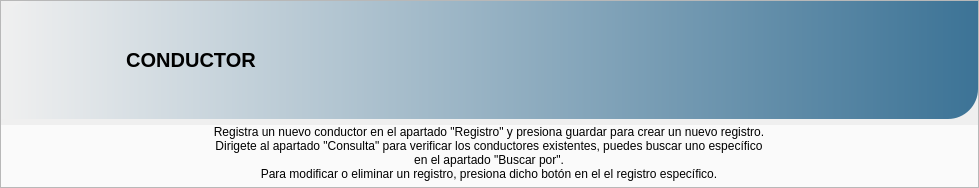
               <widget class="QFrame" name="frame_7">
                <property name="maximumSize">
                 <size>
                  <width>16777215</width>
                  <height>243</height>
                 </size>
                </property>
                <property name="frameShape">
                 <enum>QFrame::StyledPanel</enum>
                </property>
                <property name="frameShadow">
                 <enum>QFrame::Raised</enum>
                </property>
                <layout class="QVBoxLayout" name="verticalLayout_9">
                 <property name="leftMargin">
                  <number>0</number>
                 </property>
                 <property name="topMargin">
                  <number>0</number>
                 </property>
                 <property name="rightMargin">
                  <number>0</number>
                 </property>
                 <property name="bottomMargin">
                  <number>0</number>
                 </property>
                 <item>
                  <widget class="QGroupBox" name="groupBox_7">
                   <property name="maximumSize">
                    <size>
                     <width>16777215</width>
                     <height>156</height>
                    </size>
                   </property>
                   <property name="font">
                    <font>
                     <family>Arial</family>
                     <pointsize>12</pointsize>
                     <weight>75</weight>
                     <bold>true</bold>
                    </font>
                   </property>
                   <property name="styleSheet">
                    <string notr="true">background-color: qlineargradient(spread:pad, x1:0, y1:0, x2:1, y2:0, stop:0 rgba(240, 240, 240, 255), stop:1 rgba(60, 115, 150, 255));
border-top-left-radius:30px;
 border-bottom-right-radius:30px;
</string>
                   </property>
                   <property name="title">
                    <string/>
                   </property>
                   <layout class="QHBoxLayout" name="horizontalLayout_8">
                    <item>
                     <widget class="QLabel" name="label_25">
                      <property name="minimumSize">
                       <size>
                        <width>100</width>
                        <height>100</height>
                       </size>
                      </property>
                      <property name="maximumSize">
                       <size>
                        <width>100</width>
                        <height>100</height>
                       </size>
                      </property>
                      <property name="styleSheet">
                       <string notr="true">background-color: rgba(0, 0, 0, 0);</string>
                      </property>
                      <property name="text">
                       <string/>
                      </property>
                      <property name="pixmap">
                       <pixmap>images/5283021.png</pixmap>
                      </property>
                      <property name="scaledContents">
                       <bool>true</bool>
                      </property>
                     </widget>
                    </item>
                    <item>
                     <widget class="QLabel" name="label_4">
                      <property name="minimumSize">
                       <size>
                        <width>150</width>
                        <height>0</height>
                       </size>
                      </property>
                      <property name="maximumSize">
                       <size>
                        <width>81</width>
                        <height>31</height>
                       </size>
                      </property>
                      <property name="font">
                       <font>
                        <pointsize>15</pointsize>
                        <weight>75</weight>
                        <bold>true</bold>
                       </font>
                      </property>
                      <property name="autoFillBackground">
                       <bool>false</bool>
                      </property>
                      <property name="styleSheet">
                       <string notr="true">background-color: rgba(0, 0, 0, 0);
color: rgb(0, 0, 0);</string>
                      </property>
                      <property name="text">
                       <string>CONDUCTOR</string>
                      </property>
                      <property name="alignment">
                       <set>Qt::AlignCenter</set>
                      </property>
                     </widget>
                    </item>
                    <item>
                     <spacer name="horizontalSpacer_8">
                      <property name="orientation">
                       <enum>Qt::Horizontal</enum>
                      </property>
                      <property name="sizeHint" stdset="0">
                       <size>
                        <width>607</width>
                        <height>20</height>
                       </size>
                      </property>
                     </spacer>
                    </item>
                    <item>
                     <widget class="QLabel" name="label_26">
                      <property name="sizePolicy">
                       <sizepolicy hsizetype="Expanding" vsizetype="Expanding">
                        <horstretch>0</horstretch>
                        <verstretch>0</verstretch>
                       </sizepolicy>
                      </property>
                      <property name="minimumSize">
                       <size>
                        <width>90</width>
                        <height>90</height>
                       </size>
                      </property>
                      <property name="maximumSize">
                       <size>
                        <width>90</width>
                        <height>90</height>
                       </size>
                      </property>
                      <property name="styleSheet">
                       <string notr="true">background-color: rgba(0, 0, 0,0);</string>
                      </property>
                      <property name="text">
                       <string/>
                      </property>
                      <property name="pixmap">
                       <pixmap>images/6070696.png</pixmap>
                      </property>
                      <property name="scaledContents">
                       <bool>true</bool>
                      </property>
                      <property name="alignment">
                       <set>Qt::AlignCenter</set>
                      </property>
                     </widget>
                    </item>
                   </layout>
                  </widget>
                 </item>
                 <item>
                  <widget class="QGroupBox" name="groupBox_23">
                   <property name="minimumSize">
                    <size>
                     <width>0</width>
                     <height>0</height>
                    </size>
                   </property>
                   <property name="maximumSize">
                    <size>
                     <width>16777215</width>
                     <height>85</height>
                    </size>
                   </property>
                   <property name="font">
                    <font>
                     <pointsize>10</pointsize>
                    </font>
                   </property>
                   <property name="styleSheet">
                    <string notr="true">background-color: rgb(250, 250, 250);
border:none;</string>
                   </property>
                   <property name="title">
                    <string/>
                   </property>
                   <layout class="QHBoxLayout" name="horizontalLayout_21" stretch="0">
                    <property name="spacing">
                     <number>0</number>
                    </property>
                    <property name="leftMargin">
                     <number>0</number>
                    </property>
                    <property name="topMargin">
                     <number>0</number>
                    </property>
                    <property name="rightMargin">
                     <number>0</number>
                    </property>
                    <property name="bottomMargin">
                     <number>6</number>
                    </property>
                    <item>
                     <widget class="QLabel" name="label_34">
                      <property name="minimumSize">
                       <size>
                        <width>0</width>
                        <height>0</height>
                       </size>
                      </property>
                      <property name="maximumSize">
                       <size>
                        <width>900</width>
                        <height>160</height>
                       </size>
                      </property>
                      <property name="styleSheet">
                       <string notr="true">border-bottom-left-radius:50px;
 border-top-right-radius:50px;
</string>
                      </property>
                      <property name="text">
                       <string>&lt;html&gt;&lt;head/&gt;&lt;body&gt;&lt;p align=&quot;center&quot;&gt;Registra un nuevo conductor en el apartado &amp;quot;Registro&amp;quot; y presiona guardar para crear un nuevo registro.&lt;br/&gt;Dirigete al apartado &amp;quot;Consulta&amp;quot; para verificar los conductores existentes, puedes buscar uno específico&lt;br/&gt;en el apartado &amp;quot;Buscar por&amp;quot;.&lt;br/&gt;Para modificar o eliminar un registro, presiona dicho botón en el el registro específico.&lt;/p&gt;&lt;/body&gt;&lt;/html&gt;</string>
                      </property>
                     </widget>
                    </item>
                   </layout>
                  </widget>
                 </item>
                </layout>
               </widget>
